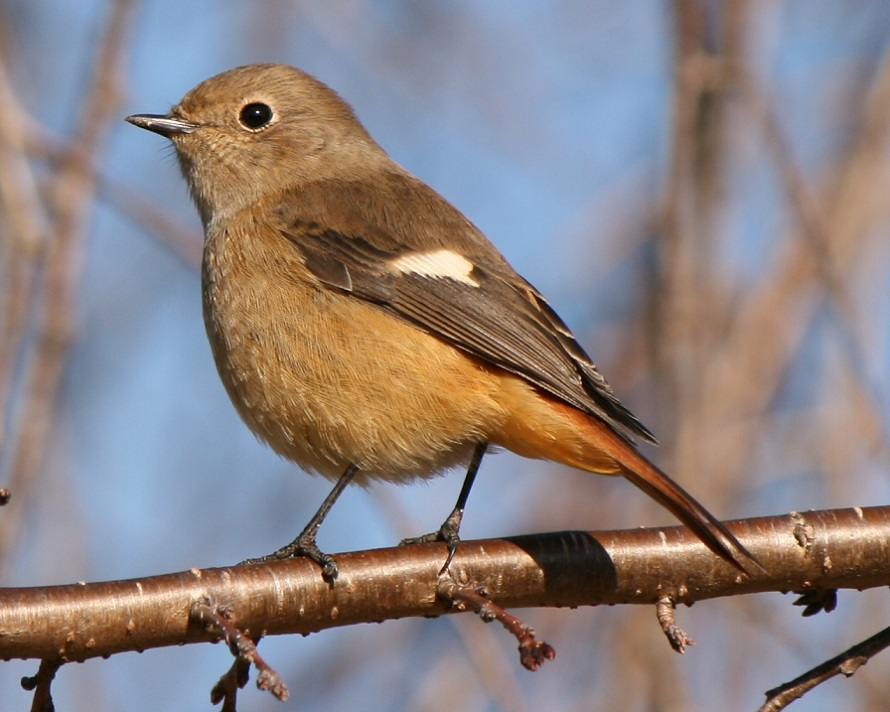
#> input picture 2_filter/bird.jpg, 890 x 712 px
$ python edge_filter_2.py
#> lines starting #> are read from the running program, lines starting #| are printed output that depends on the picture
import cv2
import numpy as np
import matplotlib.pyplot as plt


img = cv2.imread('bird.jpg')
#> img is the input picture: shape (712, 890, 3); mean B, G, R 128.5, 129.5, 139.6
kernel = -np.ones((5,5))
kernel[2,2] = 25

img_blur = cv2.filter2D(img, -1, kernel)
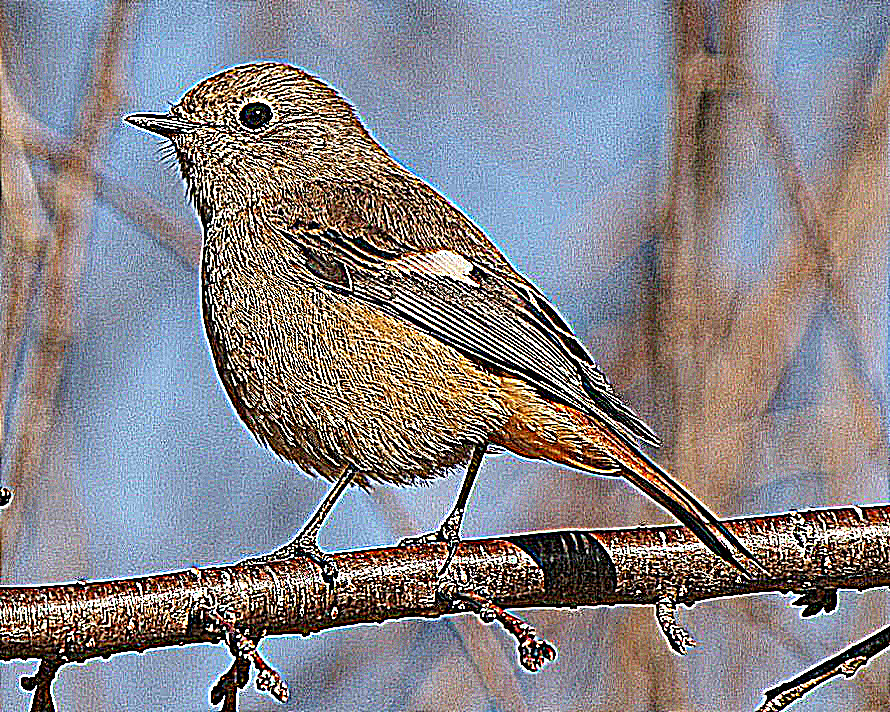
#> img_blur: shape (712, 890, 3); mean B, G, R 137.3, 132.5, 135.9

cv2.imshow('original', img)
cv2.imshow('blurred', img_blur)
cv2.waitKey(0)
cv2.destroyAllWindows()
